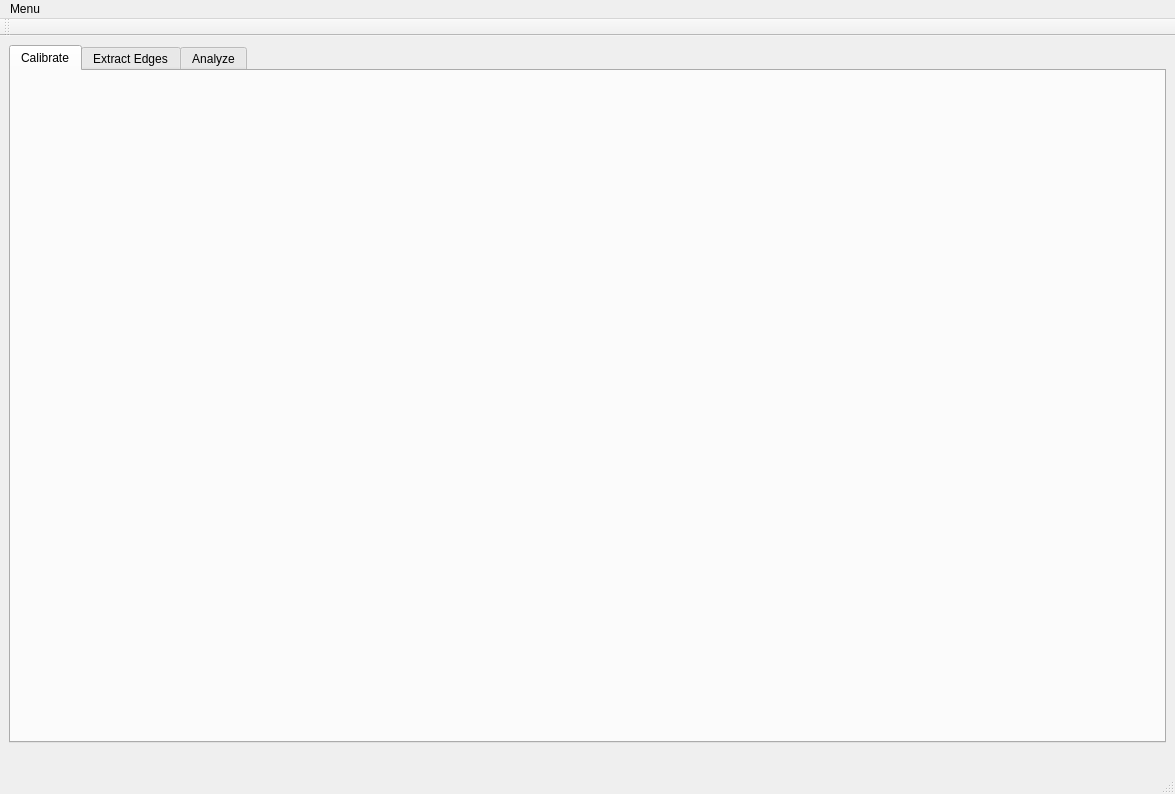
<?xml version="1.0" encoding="UTF-8"?>
<ui version="4.0">
 <class>MainWindow</class>
 <widget class="QMainWindow" name="MainWindow">
  <property name="geometry">
   <rect>
    <x>0</x>
    <y>0</y>
    <width>1175</width>
    <height>794</height>
   </rect>
  </property>
  <property name="windowTitle">
   <string>arcjetCV</string>
  </property>
  <widget class="QWidget" name="centralwidget">
   <layout class="QVBoxLayout" name="verticalLayout_4">
    <item>
     <widget class="QTabWidget" name="tabWidget">
      <property name="currentIndex">
       <number>0</number>
      </property>
      <widget class="QWidget" name="tab_8">
       <attribute name="title">
        <string>Calibrate</string>
       </attribute>
       <layout class="QGridLayout" name="gridLayout_4"/>
      </widget>
      <widget class="QWidget" name="tab">
       <attribute name="title">
        <string>Extract Edges</string>
       </attribute>
       <layout class="QHBoxLayout" name="horizontalLayout_8">
        <item>
         <layout class="QVBoxLayout" name="verticalLayout">
          <item>
           <widget class="QWidget" name="Window0" native="true">
            <property name="sizePolicy">
             <sizepolicy hsizetype="Expanding" vsizetype="Expanding">
              <horstretch>0</horstretch>
              <verstretch>0</verstretch>
             </sizepolicy>
            </property>
            <property name="minimumSize">
             <size>
              <width>731</width>
              <height>451</height>
             </size>
            </property>
           </widget>
          </item>
          <item>
           <widget class="QWidget" name="Window3" native="true">
            <property name="sizePolicy">
             <sizepolicy hsizetype="Expanding" vsizetype="Expanding">
              <horstretch>0</horstretch>
              <verstretch>0</verstretch>
             </sizepolicy>
            </property>
            <property name="minimumSize">
             <size>
              <width>731</width>
              <height>100</height>
             </size>
            </property>
            <property name="maximumSize">
             <size>
              <width>16777215</width>
              <height>300</height>
             </size>
            </property>
           </widget>
          </item>
         </layout>
        </item>
        <item>
         <layout class="QVBoxLayout" name="verticalLayout_6">
          <property name="sizeConstraint">
           <enum>QLayout::SetDefaultConstraint</enum>
          </property>
          <item>
           <widget class="QPushButton" name="pushButton_loadVideo">
            <property name="sizePolicy">
             <sizepolicy hsizetype="Minimum" vsizetype="Fixed">
              <horstretch>0</horstretch>
              <verstretch>0</verstretch>
             </sizepolicy>
            </property>
            <property name="text">
             <string>Load Video</string>
            </property>
           </widget>
          </item>
          <item>
           <spacer name="verticalSpacer_4">
            <property name="orientation">
             <enum>Qt::Vertical</enum>
            </property>
            <property name="sizeType">
             <enum>QSizePolicy::Fixed</enum>
            </property>
            <property name="sizeHint" stdset="0">
             <size>
              <width>20</width>
              <height>20</height>
             </size>
            </property>
           </spacer>
          </item>
          <item>
           <widget class="QGroupBox" name="groupBox_2">
            <property name="sizePolicy">
             <sizepolicy hsizetype="Fixed" vsizetype="Minimum">
              <horstretch>0</horstretch>
              <verstretch>0</verstretch>
             </sizepolicy>
            </property>
            <property name="minimumSize">
             <size>
              <width>350</width>
              <height>0</height>
             </size>
            </property>
            <property name="title">
             <string>Input parameters</string>
            </property>
            <layout class="QVBoxLayout" name="verticalLayout_5">
             <item>
              <layout class="QGridLayout" name="gridLayout_6">
               <item row="1" column="0">
                <widget class="QLabel" name="label_3">
                 <property name="text">
                  <string>Flow direction:</string>
                 </property>
                </widget>
               </item>
               <item row="2" column="0">
                <widget class="QLabel" name="label_4">
                 <property name="text">
                  <string>Filter Method:</string>
                 </property>
                </widget>
               </item>
               <item row="0" column="1">
                <widget class="QSpinBox" name="spinBox_FrameIndex">
                 <property name="sizePolicy">
                  <sizepolicy hsizetype="Minimum" vsizetype="Fixed">
                   <horstretch>0</horstretch>
                   <verstretch>0</verstretch>
                  </sizepolicy>
                 </property>
                 <property name="maximum">
                  <number>100000</number>
                 </property>
                 <property name="value">
                  <number>0</number>
                 </property>
                </widget>
               </item>
               <item row="3" column="0">
                <widget class="QLabel" name="label_display_shock">
                 <property name="text">
                  <string>Detect Shock</string>
                 </property>
                </widget>
               </item>
               <item row="1" column="1">
                <widget class="QComboBox" name="comboBox_flowDirection">
                 <property name="sizePolicy">
                  <sizepolicy hsizetype="Minimum" vsizetype="Fixed">
                   <horstretch>0</horstretch>
                   <verstretch>0</verstretch>
                  </sizepolicy>
                 </property>
                 <item>
                  <property name="text">
                   <string>right</string>
                  </property>
                 </item>
                 <item>
                  <property name="text">
                   <string>left</string>
                  </property>
                 </item>
                </widget>
               </item>
               <item row="3" column="1">
                <widget class="QCheckBox" name="checkBox_display_shock">
                 <property name="text">
                  <string/>
                 </property>
                 <property name="checked">
                  <bool>true</bool>
                 </property>
                </widget>
               </item>
               <item row="0" column="0">
                <widget class="QLabel" name="label_7">
                 <property name="text">
                  <string>Frame Index:</string>
                 </property>
                </widget>
               </item>
               <item row="2" column="1">
                <widget class="QComboBox" name="comboBox_filterType">
                 <property name="sizePolicy">
                  <sizepolicy hsizetype="Minimum" vsizetype="Fixed">
                   <horstretch>0</horstretch>
                   <verstretch>0</verstretch>
                  </sizepolicy>
                 </property>
                 <item>
                  <property name="text">
                   <string>CNN</string>
                  </property>
                 </item>
                 <item>
                  <property name="text">
                   <string>AutoHSV</string>
                  </property>
                 </item>
                 <item>
                  <property name="text">
                   <string>HSV</string>
                  </property>
                 </item>
                 <item>
                  <property name="text">
                   <string>GRAY</string>
                  </property>
                 </item>
                </widget>
               </item>
              </layout>
             </item>
             <item>
              <spacer name="verticalSpacer_5">
               <property name="orientation">
                <enum>Qt::Vertical</enum>
               </property>
               <property name="sizeType">
                <enum>QSizePolicy::Fixed</enum>
               </property>
               <property name="sizeHint" stdset="0">
                <size>
                 <width>20</width>
                 <height>15</height>
                </size>
               </property>
              </spacer>
             </item>
             <item>
              <widget class="QTabWidget" name="FilterTabs">
               <property name="sizePolicy">
                <sizepolicy hsizetype="Minimum" vsizetype="Minimum">
                 <horstretch>0</horstretch>
                 <verstretch>0</verstretch>
                </sizepolicy>
               </property>
               <property name="currentIndex">
                <number>1</number>
               </property>
               <widget class="QWidget" name="tab_7">
                <attribute name="title">
                 <string>Crop</string>
                </attribute>
                <widget class="QWidget" name="layoutWidget_2">
                 <property name="geometry">
                  <rect>
                   <x>0</x>
                   <y>10</y>
                   <width>311</width>
                   <height>101</height>
                  </rect>
                 </property>
                 <layout class="QFormLayout" name="formLayout_8">
                  <property name="fieldGrowthPolicy">
                   <enum>QFormLayout::AllNonFixedFieldsGrow</enum>
                  </property>
                  <property name="labelAlignment">
                   <set>Qt::AlignRight|Qt::AlignTrailing|Qt::AlignVCenter</set>
                  </property>
                  <item row="0" column="0">
                   <widget class="QLabel" name="label_19">
                    <property name="text">
                     <string>X (min:max)</string>
                    </property>
                   </widget>
                  </item>
                  <item row="0" column="1">
                   <layout class="QHBoxLayout" name="horizontalLayout_18">
                    <item>
                     <widget class="QSpinBox" name="spinBox_crop_xmax">
                      <property name="maximum">
                       <number>10000</number>
                      </property>
                      <property name="value">
                       <number>20</number>
                      </property>
                     </widget>
                    </item>
                    <item>
                     <widget class="QSpinBox" name="spinBox_crop_xmin">
                      <property name="maximum">
                       <number>10000</number>
                      </property>
                      <property name="value">
                       <number>20</number>
                      </property>
                     </widget>
                    </item>
                   </layout>
                  </item>
                  <item row="1" column="0">
                   <widget class="QLabel" name="label_21">
                    <property name="text">
                     <string>Y (min:max)</string>
                    </property>
                   </widget>
                  </item>
                  <item row="2" column="0">
                   <widget class="QPushButton" name="applyCrop">
                    <property name="text">
                     <string>Apply</string>
                    </property>
                   </widget>
                  </item>
                  <item row="2" column="1">
                   <layout class="QHBoxLayout" name="horizontalLayout_20">
                    <item>
                     <widget class="QCheckBox" name="checkBox_crop">
                      <property name="text">
                       <string>Show crop?</string>
                      </property>
                      <property name="checked">
                       <bool>true</bool>
                      </property>
                      <property name="tristate">
                       <bool>false</bool>
                      </property>
                     </widget>
                    </item>
                    <item>
                     <widget class="QCheckBox" name="checkBox_annotate">
                      <property name="text">
                       <string>Annotate?</string>
                      </property>
                      <property name="checked">
                       <bool>true</bool>
                      </property>
                     </widget>
                    </item>
                   </layout>
                  </item>
                  <item row="1" column="1">
                   <layout class="QHBoxLayout" name="horizontalLayout_19">
                    <item>
                     <widget class="QSpinBox" name="spinBox_crop_ymax">
                      <property name="maximum">
                       <number>10000</number>
                      </property>
                      <property name="value">
                       <number>100</number>
                      </property>
                     </widget>
                    </item>
                    <item>
                     <widget class="QSpinBox" name="spinBox_crop_ymin">
                      <property name="maximum">
                       <number>10000</number>
                      </property>
                      <property name="value">
                       <number>100</number>
                      </property>
                     </widget>
                    </item>
                   </layout>
                  </item>
                 </layout>
                </widget>
               </widget>
               <widget class="QWidget" name="tab_3">
                <attribute name="title">
                 <string>Model Filter</string>
                </attribute>
                <layout class="QVBoxLayout" name="verticalLayout_2">
                 <item>
                  <layout class="QGridLayout" name="gridLayout_8">
                   <item row="0" column="0">
                    <widget class="QLabel" name="label_8">
                     <property name="text">
                      <string>Hue (0-180)</string>
                     </property>
                    </widget>
                   </item>
                   <item row="0" column="1">
                    <layout class="QHBoxLayout" name="horizontalLayout_3">
                     <item>
                      <widget class="QSpinBox" name="minHue">
                       <property name="maximum">
                        <number>180</number>
                       </property>
                       <property name="value">
                        <number>0</number>
                       </property>
                      </widget>
                     </item>
                     <item>
                      <widget class="QSpinBox" name="maxHue">
                       <property name="maximum">
                        <number>180</number>
                       </property>
                       <property name="value">
                        <number>121</number>
                       </property>
                      </widget>
                     </item>
                    </layout>
                   </item>
                   <item row="1" column="0">
                    <widget class="QLabel" name="label_9">
                     <property name="text">
                      <string>Saturation (0-255)</string>
                     </property>
                    </widget>
                   </item>
                   <item row="1" column="1">
                    <layout class="QHBoxLayout" name="horizontalLayout_4">
                     <item>
                      <widget class="QSpinBox" name="minSaturation">
                       <property name="maximum">
                        <number>255</number>
                       </property>
                       <property name="value">
                        <number>0</number>
                       </property>
                      </widget>
                     </item>
                     <item>
                      <widget class="QSpinBox" name="maxSaturation">
                       <property name="maximum">
                        <number>255</number>
                       </property>
                       <property name="value">
                        <number>125</number>
                       </property>
                      </widget>
                     </item>
                    </layout>
                   </item>
                   <item row="2" column="0">
                    <widget class="QLabel" name="label_5">
                     <property name="text">
                      <string>Value (0-255)</string>
                     </property>
                    </widget>
                   </item>
                   <item row="2" column="1">
                    <layout class="QHBoxLayout" name="horizontalLayout_2">
                     <item>
                      <widget class="QSpinBox" name="minIntensity">
                       <property name="maximum">
                        <number>254</number>
                       </property>
                       <property name="value">
                        <number>150</number>
                       </property>
                      </widget>
                     </item>
                     <item>
                      <widget class="QSpinBox" name="maxIntensity">
                       <property name="maximum">
                        <number>255</number>
                       </property>
                       <property name="value">
                        <number>255</number>
                       </property>
                      </widget>
                     </item>
                    </layout>
                   </item>
                  </layout>
                 </item>
                </layout>
               </widget>
               <widget class="QWidget" name="tab_4">
                <attribute name="title">
                 <string>Shock Filter</string>
                </attribute>
                <layout class="QHBoxLayout" name="horizontalLayout_9">
                 <item>
                  <layout class="QGridLayout" name="gridLayout_7">
                   <item row="0" column="0">
                    <widget class="QLabel" name="label_15">
                     <property name="text">
                      <string>Hue (0-180)</string>
                     </property>
                    </widget>
                   </item>
                   <item row="0" column="1">
                    <layout class="QHBoxLayout" name="horizontalLayout_6">
                     <item>
                      <widget class="QSpinBox" name="minHue_2">
                       <property name="maximum">
                        <number>180</number>
                       </property>
                       <property name="value">
                        <number>125</number>
                       </property>
                      </widget>
                     </item>
                     <item>
                      <widget class="QSpinBox" name="maxHue_2">
                       <property name="maximum">
                        <number>180</number>
                       </property>
                       <property name="value">
                        <number>170</number>
                       </property>
                      </widget>
                     </item>
                    </layout>
                   </item>
                   <item row="1" column="0">
                    <widget class="QLabel" name="label_16">
                     <property name="text">
                      <string>Saturation (0-255)</string>
                     </property>
                    </widget>
                   </item>
                   <item row="1" column="1">
                    <layout class="QHBoxLayout" name="horizontalLayout_7">
                     <item>
                      <widget class="QSpinBox" name="minSaturation_2">
                       <property name="maximum">
                        <number>255</number>
                       </property>
                       <property name="value">
                        <number>40</number>
                       </property>
                      </widget>
                     </item>
                     <item>
                      <widget class="QSpinBox" name="maxSaturation_2">
                       <property name="maximum">
                        <number>255</number>
                       </property>
                       <property name="value">
                        <number>80</number>
                       </property>
                      </widget>
                     </item>
                    </layout>
                   </item>
                   <item row="2" column="0">
                    <widget class="QLabel" name="label_6">
                     <property name="text">
                      <string>Value (0-255)</string>
                     </property>
                    </widget>
                   </item>
                   <item row="2" column="1">
                    <layout class="QHBoxLayout" name="horizontalLayout_5">
                     <item>
                      <widget class="QSpinBox" name="minIntensity_2">
                       <property name="maximum">
                        <number>254</number>
                       </property>
                       <property name="value">
                        <number>85</number>
                       </property>
                      </widget>
                     </item>
                     <item>
                      <widget class="QSpinBox" name="maxIntensity_2">
                       <property name="maximum">
                        <number>255</number>
                       </property>
                       <property name="value">
                        <number>230</number>
                       </property>
                      </widget>
                     </item>
                    </layout>
                   </item>
                  </layout>
                 </item>
                </layout>
               </widget>
              </widget>
             </item>
            </layout>
           </widget>
          </item>
          <item>
           <widget class="QPushButton" name="pushButton_save_frame">
            <property name="text">
             <string>Save Current Frame</string>
            </property>
           </widget>
          </item>
          <item>
           <spacer name="verticalSpacer">
            <property name="orientation">
             <enum>Qt::Vertical</enum>
            </property>
            <property name="sizeHint" stdset="0">
             <size>
              <width>20</width>
              <height>40</height>
             </size>
            </property>
           </spacer>
          </item>
          <item>
           <widget class="QGroupBox" name="groupBox">
            <property name="sizePolicy">
             <sizepolicy hsizetype="Minimum" vsizetype="Minimum">
              <horstretch>0</horstretch>
              <verstretch>0</verstretch>
             </sizepolicy>
            </property>
            <property name="title">
             <string>Output parameters</string>
            </property>
            <layout class="QVBoxLayout" name="verticalLayout_3">
             <item>
              <layout class="QGridLayout" name="gridLayout_5">
               <item row="0" column="0">
                <widget class="QLabel" name="label_17">
                 <property name="text">
                  <string>Frame range:</string>
                 </property>
                </widget>
               </item>
               <item row="0" column="1">
                <layout class="QHBoxLayout" name="horizontalLayout_10">
                 <item>
                  <widget class="QSpinBox" name="spinBox_FirstGoodFrame">
                   <property name="maximum">
                    <number>100000</number>
                   </property>
                   <property name="value">
                    <number>0</number>
                   </property>
                  </widget>
                 </item>
                 <item>
                  <widget class="QSpinBox" name="spinBox_LastGoodFrame">
                   <property name="maximum">
                    <number>100000</number>
                   </property>
                   <property name="value">
                    <number>0</number>
                   </property>
                  </widget>
                 </item>
                </layout>
               </item>
               <item row="1" column="0">
                <widget class="QLabel" name="label_10">
                 <property name="text">
                  <string>Process every Nth:</string>
                 </property>
                </widget>
               </item>
               <item row="1" column="1">
                <widget class="QSpinBox" name="spinBox_frame_skips">
                 <property name="minimum">
                  <number>1</number>
                 </property>
                 <property name="maximum">
                  <number>200</number>
                 </property>
                 <property name="value">
                  <number>5</number>
                 </property>
                </widget>
               </item>
               <item row="2" column="0">
                <widget class="QLabel" name="label_20">
                 <property name="text">
                  <string>Output filename:</string>
                 </property>
                </widget>
               </item>
               <item row="2" column="1">
                <widget class="QLineEdit" name="lineEdit_filename">
                 <property name="sizePolicy">
                  <sizepolicy hsizetype="Minimum" vsizetype="Fixed">
                   <horstretch>0</horstretch>
                   <verstretch>0</verstretch>
                  </sizepolicy>
                 </property>
                </widget>
               </item>
              </layout>
             </item>
             <item>
              <layout class="QHBoxLayout" name="horizontalLayout">
               <item>
                <widget class="QCheckBox" name="checkBox_writeVideo">
                 <property name="text">
                  <string>Write video</string>
                 </property>
                </widget>
               </item>
               <item>
                <widget class="QPushButton" name="pushButton_process">
                 <property name="text">
                  <string>Process All</string>
                 </property>
                </widget>
               </item>
              </layout>
             </item>
            </layout>
           </widget>
          </item>
         </layout>
        </item>
       </layout>
      </widget>
      <widget class="QWidget" name="tab_2">
       <attribute name="title">
        <string>Analyze</string>
       </attribute>
       <layout class="QHBoxLayout" name="horizontalLayout_11">
        <item>
         <layout class="QVBoxLayout" name="verticalLayout_8">
          <item>
           <layout class="QHBoxLayout" name="horizontalLayout_12">
            <property name="sizeConstraint">
             <enum>QLayout::SetMaximumSize</enum>
            </property>
            <item>
             <widget class="QWidget" name="Window1" native="true">
              <property name="sizePolicy">
               <sizepolicy hsizetype="Expanding" vsizetype="Expanding">
                <horstretch>0</horstretch>
                <verstretch>0</verstretch>
               </sizepolicy>
              </property>
              <property name="minimumSize">
               <size>
                <width>400</width>
                <height>350</height>
               </size>
              </property>
             </widget>
            </item>
            <item>
             <widget class="QWidget" name="Window2" native="true">
              <property name="sizePolicy">
               <sizepolicy hsizetype="Expanding" vsizetype="Expanding">
                <horstretch>0</horstretch>
                <verstretch>0</verstretch>
               </sizepolicy>
              </property>
              <property name="minimumSize">
               <size>
                <width>400</width>
                <height>350</height>
               </size>
              </property>
             </widget>
            </item>
           </layout>
          </item>
          <item>
           <widget class="QTextBrowser" name="textBrowser">
            <property name="sizePolicy">
             <sizepolicy hsizetype="Expanding" vsizetype="Expanding">
              <horstretch>0</horstretch>
              <verstretch>0</verstretch>
             </sizepolicy>
            </property>
            <property name="maximumSize">
             <size>
              <width>16777215</width>
              <height>250</height>
             </size>
            </property>
           </widget>
          </item>
         </layout>
        </item>
        <item>
         <layout class="QVBoxLayout" name="verticalLayout_7">
          <property name="sizeConstraint">
           <enum>QLayout::SetDefaultConstraint</enum>
          </property>
          <item>
           <layout class="QHBoxLayout" name="horizontalLayout_13">
            <item>
             <widget class="QPushButton" name="pushButton_LoadFiles">
              <property name="text">
               <string>Load Files</string>
              </property>
             </widget>
            </item>
            <item>
             <widget class="QPushButton" name="pushButton_export_csv">
              <property name="text">
               <string>Export results</string>
              </property>
             </widget>
            </item>
           </layout>
          </item>
          <item>
           <layout class="QHBoxLayout" name="horizontalLayout_15">
            <item>
             <widget class="QPushButton" name="pushButton_PlotData">
              <property name="text">
               <string>Plot Data</string>
              </property>
             </widget>
            </item>
            <item>
             <widget class="QPushButton" name="pushButton_fitData">
              <property name="text">
               <string>Fit Data</string>
              </property>
             </widget>
            </item>
           </layout>
          </item>
          <item>
           <spacer name="verticalSpacer_6">
            <property name="orientation">
             <enum>Qt::Vertical</enum>
            </property>
            <property name="sizeType">
             <enum>QSizePolicy::Fixed</enum>
            </property>
            <property name="sizeHint" stdset="0">
             <size>
              <width>20</width>
              <height>15</height>
             </size>
            </property>
           </spacer>
          </item>
          <item>
           <widget class="QTabWidget" name="tabWidget_2">
            <property name="sizePolicy">
             <sizepolicy hsizetype="Minimum" vsizetype="Minimum">
              <horstretch>0</horstretch>
              <verstretch>0</verstretch>
             </sizepolicy>
            </property>
            <property name="currentIndex">
             <number>0</number>
            </property>
            <widget class="QWidget" name="tab_5">
             <attribute name="title">
              <string>Plotting params</string>
             </attribute>
             <layout class="QGridLayout" name="gridLayout_2">
              <item row="0" column="0">
               <widget class="QLabel" name="label">
                <property name="text">
                 <string>Model diameter: </string>
                </property>
               </widget>
              </item>
              <item row="0" column="1">
               <widget class="QDoubleSpinBox" name="doubleSpinBox_diameter">
                <property name="minimum">
                 <double>0.100000000000000</double>
                </property>
                <property name="maximum">
                 <double>1000.000000000000000</double>
                </property>
                <property name="value">
                 <double>101.599999999999994</double>
                </property>
               </widget>
              </item>
              <item row="1" column="0">
               <widget class="QLabel" name="label_11">
                <property name="text">
                 <string>Units:</string>
                </property>
               </widget>
              </item>
              <item row="1" column="1">
               <widget class="QComboBox" name="comboBox_units">
                <property name="currentIndex">
                 <number>2</number>
                </property>
                <item>
                 <property name="text">
                  <string>[in]</string>
                 </property>
                </item>
                <item>
                 <property name="text">
                  <string>[cm]</string>
                 </property>
                </item>
                <item>
                 <property name="text">
                  <string>[mm]</string>
                 </property>
                </item>
                <item>
                 <property name="text">
                  <string>pixels</string>
                 </property>
                </item>
               </widget>
              </item>
              <item row="2" column="0">
               <widget class="QLabel" name="label_18">
                <property name="text">
                 <string>Frames per sec:</string>
                </property>
               </widget>
              </item>
              <item row="2" column="1">
               <widget class="QDoubleSpinBox" name="doubleSpinBox_fps">
                <property name="minimum">
                 <double>1.000000000000000</double>
                </property>
                <property name="maximum">
                 <double>120.000000000000000</double>
                </property>
                <property name="value">
                 <double>30.000000000000000</double>
                </property>
               </widget>
              </item>
              <item row="3" column="0">
               <widget class="QLabel" name="label_2">
                <property name="maximumSize">
                 <size>
                  <width>100</width>
                  <height>30</height>
                 </size>
                </property>
                <property name="text">
                 <string>Mask nframes:</string>
                </property>
               </widget>
              </item>
              <item row="3" column="1">
               <widget class="QSpinBox" name="spinBox_mask_frames">
                <property name="minimumSize">
                 <size>
                  <width>0</width>
                  <height>0</height>
                 </size>
                </property>
                <property name="maximumSize">
                 <size>
                  <width>150</width>
                  <height>30</height>
                 </size>
                </property>
                <property name="minimum">
                 <number>1</number>
                </property>
                <property name="maximum">
                 <number>1000</number>
                </property>
                <property name="value">
                 <number>1</number>
                </property>
               </widget>
              </item>
              <item row="4" column="0">
               <widget class="QLabel" name="label_display_shock2">
                <property name="text">
                 <string>Display Shock</string>
                </property>
               </widget>
              </item>
              <item row="4" column="1">
               <widget class="QCheckBox" name="checkBox_display_shock2">
                <property name="text">
                 <string/>
                </property>
                <property name="checked">
                 <bool>true</bool>
                </property>
               </widget>
              </item>
             </layout>
            </widget>
            <widget class="QWidget" name="tab_6">
             <attribute name="title">
              <string>Fitting params</string>
             </attribute>
             <layout class="QVBoxLayout" name="verticalLayout_10">
              <item>
               <widget class="QGroupBox" name="groupBox_3">
                <property name="title">
                 <string>Fitting Parameters</string>
                </property>
                <layout class="QGridLayout" name="gridLayout_3">
                 <item row="0" column="0">
                  <widget class="QLabel" name="label_12">
                   <property name="text">
                    <string>Fit type:</string>
                   </property>
                  </widget>
                 </item>
                 <item row="0" column="1">
                  <widget class="QComboBox" name="comboBox_fit_type">
                   <item>
                    <property name="text">
                     <string>linear</string>
                    </property>
                   </item>
                  </widget>
                 </item>
                 <item row="1" column="0">
                  <widget class="QLabel" name="label_13">
                   <property name="text">
                    <string>Start time:</string>
                   </property>
                  </widget>
                 </item>
                 <item row="1" column="1">
                  <widget class="QDoubleSpinBox" name="doubleSpinBox_fit_start_time"/>
                 </item>
                 <item row="2" column="0">
                  <widget class="QLabel" name="label_14">
                   <property name="text">
                    <string>End time:</string>
                   </property>
                  </widget>
                 </item>
                 <item row="2" column="1">
                  <widget class="QDoubleSpinBox" name="doubleSpinBox_fit_last_time"/>
                 </item>
                </layout>
               </widget>
              </item>
             </layout>
            </widget>
           </widget>
          </item>
          <item>
           <spacer name="verticalSpacer_7">
            <property name="orientation">
             <enum>Qt::Vertical</enum>
            </property>
            <property name="sizeType">
             <enum>QSizePolicy::Fixed</enum>
            </property>
            <property name="sizeHint" stdset="0">
             <size>
              <width>20</width>
              <height>10</height>
             </size>
            </property>
           </spacer>
          </item>
          <item>
           <widget class="QGroupBox" name="groupBox_XT_params">
            <property name="title">
             <string>Visible Traces on XT plot</string>
            </property>
            <layout class="QGridLayout" name="gridLayout">
             <item row="2" column="1">
              <widget class="QCheckBox" name="checkBox_shock_center">
               <property name="text">
                <string>Shock center</string>
               </property>
              </widget>
             </item>
             <item row="0" column="0">
              <widget class="QCheckBox" name="checkBox_m95_radius">
               <property name="text">
                <string>-95% radius</string>
               </property>
               <property name="checked">
                <bool>false</bool>
               </property>
               <property name="tristate">
                <bool>false</bool>
               </property>
              </widget>
             </item>
             <item row="3" column="1">
              <widget class="QCheckBox" name="checkBox_shockmodel">
               <property name="text">
                <string>Shock-model dist</string>
               </property>
              </widget>
             </item>
             <item row="4" column="1">
              <widget class="QCheckBox" name="checkBox_ypos">
               <property name="text">
                <string>Model axis-position</string>
               </property>
              </widget>
             </item>
             <item row="1" column="0">
              <widget class="QCheckBox" name="checkBox_m50_radius">
               <property name="text">
                <string>-50% radius</string>
               </property>
               <property name="checked">
                <bool>true</bool>
               </property>
              </widget>
             </item>
             <item row="0" column="1">
              <widget class="QCheckBox" name="checkBox_shock_area">
               <property name="text">
                <string>Shock area</string>
               </property>
              </widget>
             </item>
             <item row="4" column="0">
              <widget class="QCheckBox" name="checkBox_95_radius">
               <property name="text">
                <string>+95% radius</string>
               </property>
               <property name="checked">
                <bool>false</bool>
               </property>
              </widget>
             </item>
             <item row="2" column="0">
              <widget class="QCheckBox" name="checkBox_model_center">
               <property name="text">
                <string>Model center</string>
               </property>
               <property name="checked">
                <bool>true</bool>
               </property>
              </widget>
             </item>
             <item row="3" column="0">
              <widget class="QCheckBox" name="checkBox_50_radius">
               <property name="text">
                <string>+50% radius </string>
               </property>
               <property name="checked">
                <bool>true</bool>
               </property>
              </widget>
             </item>
             <item row="1" column="1">
              <widget class="QCheckBox" name="checkBox_model_rad">
               <property name="text">
                <string>Model radius</string>
               </property>
              </widget>
             </item>
            </layout>
           </widget>
          </item>
          <item>
           <spacer name="verticalSpacer_8">
            <property name="orientation">
             <enum>Qt::Vertical</enum>
            </property>
            <property name="sizeType">
             <enum>QSizePolicy::Fixed</enum>
            </property>
            <property name="sizeHint" stdset="0">
             <size>
              <width>20</width>
              <height>10</height>
             </size>
            </property>
           </spacer>
          </item>
          <item>
           <widget class="QGroupBox" name="groupBox_data_summary">
            <property name="title">
             <string>Data Summary</string>
            </property>
            <layout class="QVBoxLayout" name="verticalLayout_9">
             <item>
              <widget class="QLabel" name="label_data_summary">
               <property name="text">
                <string/>
               </property>
              </widget>
             </item>
            </layout>
           </widget>
          </item>
          <item>
           <spacer name="verticalSpacer_2">
            <property name="orientation">
             <enum>Qt::Vertical</enum>
            </property>
            <property name="sizeHint" stdset="0">
             <size>
              <width>20</width>
              <height>40</height>
             </size>
            </property>
           </spacer>
          </item>
         </layout>
        </item>
       </layout>
      </widget>
     </widget>
    </item>
    <item>
     <widget class="QLabel" name="basebar">
      <property name="text">
       <string/>
      </property>
     </widget>
    </item>
   </layout>
  </widget>
  <widget class="QMenuBar" name="menubar">
   <property name="geometry">
    <rect>
     <x>0</x>
     <y>0</y>
     <width>1175</width>
     <height>24</height>
    </rect>
   </property>
   <widget class="QMenu" name="menuMenu">
    <property name="title">
     <string>Menu</string>
    </property>
    <addaction name="actionLoad_video"/>
    <addaction name="actionExit_2"/>
   </widget>
   <addaction name="menuMenu"/>
  </widget>
  <widget class="QStatusBar" name="statusbar"/>
  <widget class="QToolBar" name="toolBar">
   <property name="windowTitle">
    <string>toolBar</string>
   </property>
   <attribute name="toolBarArea">
    <enum>TopToolBarArea</enum>
   </attribute>
   <attribute name="toolBarBreak">
    <bool>false</bool>
   </attribute>
  </widget>
  <action name="actionLoad_video">
   <property name="text">
    <string>Load video</string>
   </property>
  </action>
  <action name="actionExit">
   <property name="text">
    <string>Exit</string>
   </property>
  </action>
  <action name="actionSave_Filter">
   <property name="text">
    <string>Save Filter</string>
   </property>
  </action>
  <action name="actionLoad_Filter_2">
   <property name="text">
    <string>Load Filter</string>
   </property>
  </action>
  <action name="actionSave_Filter_2">
   <property name="text">
    <string>Save Filter</string>
   </property>
  </action>
  <action name="actionExit_2">
   <property name="text">
    <string>Exit</string>
   </property>
  </action>
 </widget>
 <resources/>
 <connections/>
</ui>
